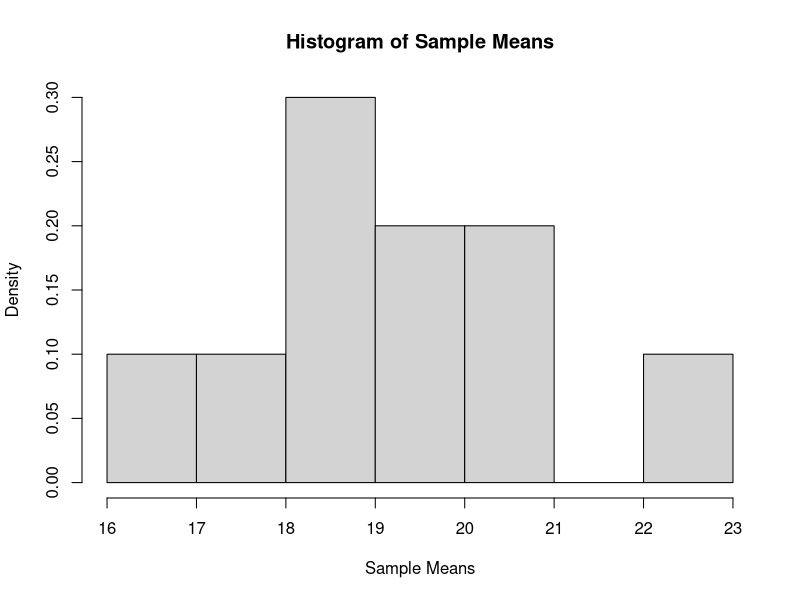
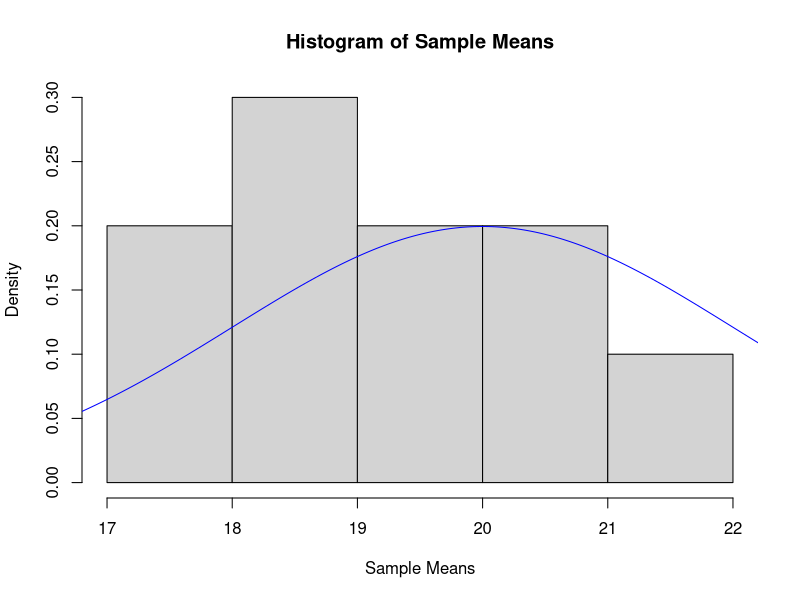
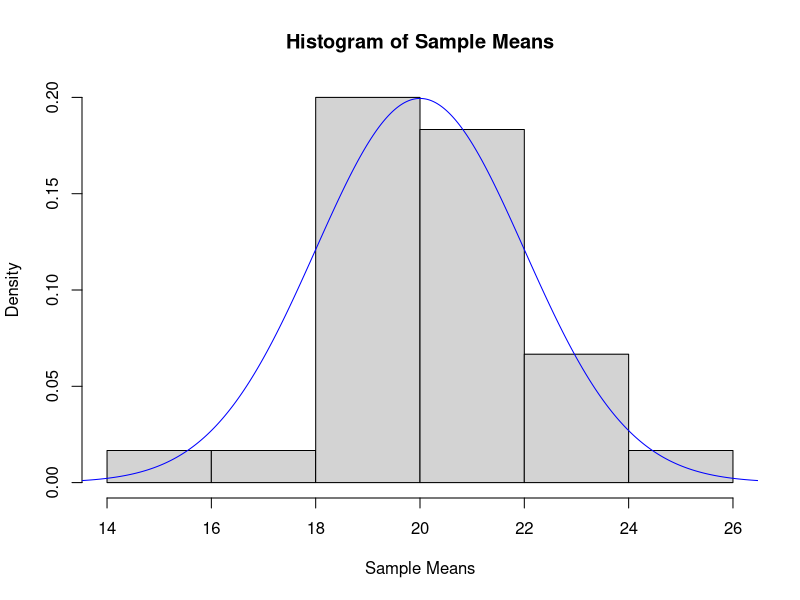
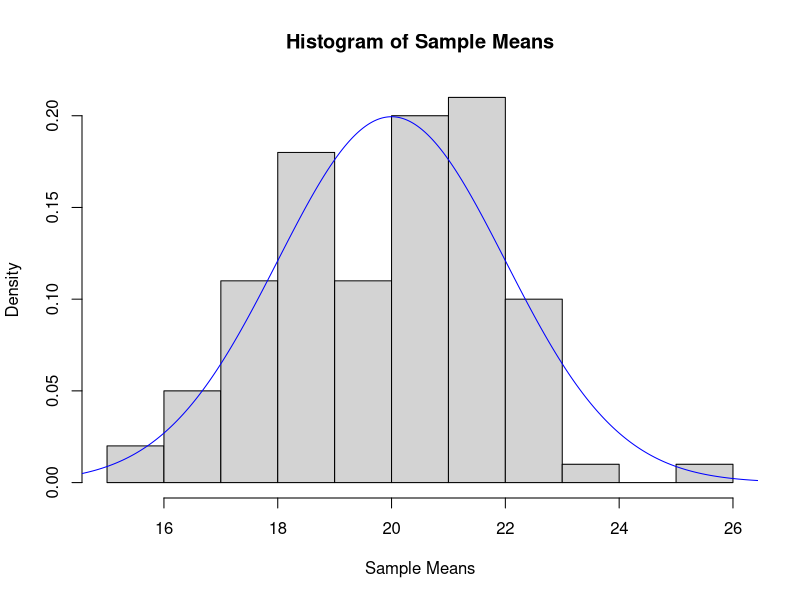
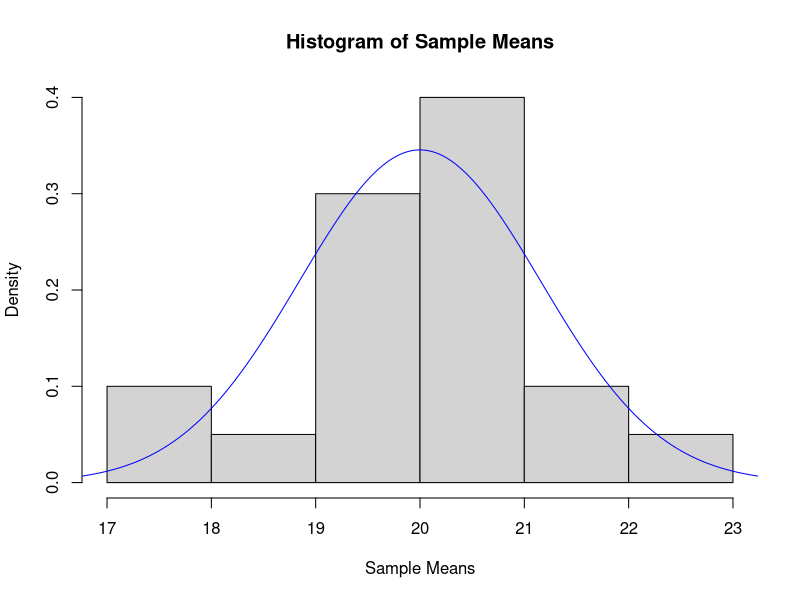
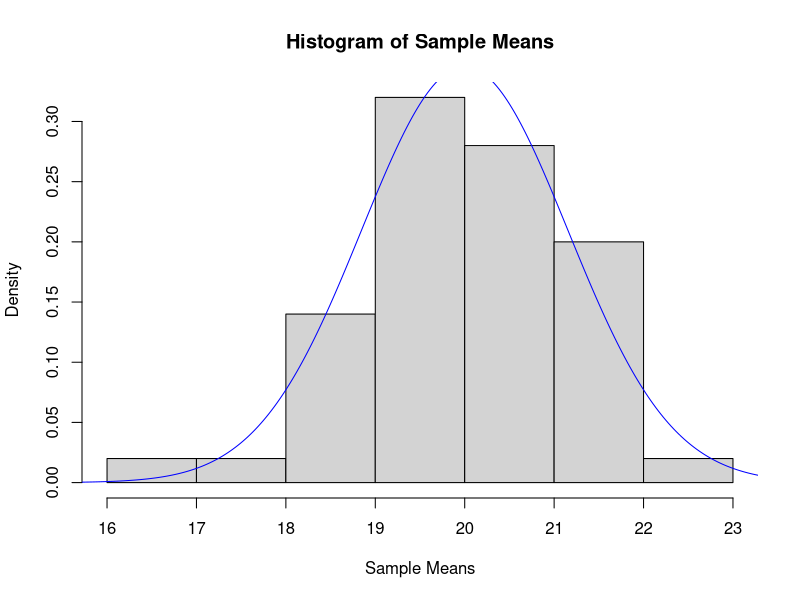
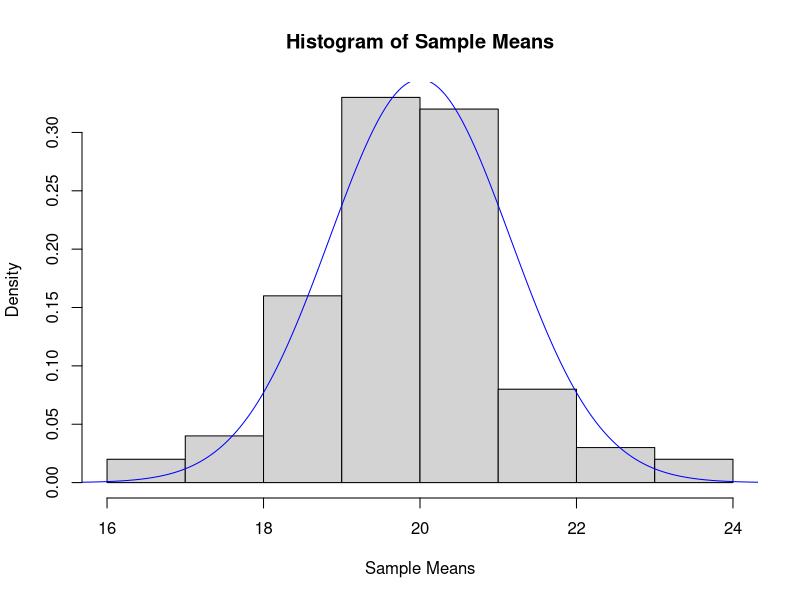
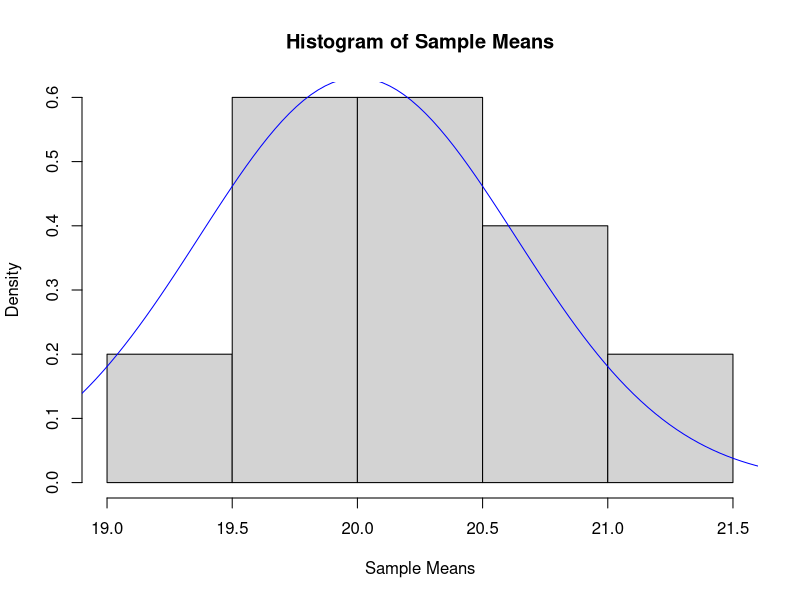

Reproduce these figures in R, in order.
## ---- chunk 1
# In case anyone wants to follow along.
set.seed(123456)
## ---- chunk 2
# I will use the Poisson distribution.
vector.length <- 10
parameter <- 20
poisson.sample <- rpois(vector.length, parameter)
poisson.sample
## ---- chunk 3
sample.mean <- mean(poisson.sample)
sample.mean
## ---- chunk 4
n <- 10
Result <- sapply(1:n, function(i) {
  # Randomly samples vector.length observations from a Poisson distribution with parameter,
  # then calculates the sample mean
  poisson.sample <- rpois(vector.length, parameter)
  sample.mean <- mean(poisson.sample)
  return(sample.mean)
})
Result
## ---- chunk 5
hist(Result, prob = TRUE, main = "Histogram of Sample Means", xlab = "Sample Means")
## ---- chunk 6
pois.sample <- function(n, vector.length, parameter) {
  # Samples from a Poisson distribution, plots the sample means, then overlays a normal distribution.
  #
  # Args:
  #   n: number of samples desired
  #   vector.length: number of observations per sample
  #   parameter: desired parameter of the Poisson distribution
  #
  # Returns:
  #   Well, nothing. This function plots.
  Result = sapply(1:n, function(i) {
    poisson.sample <- rpois(vector.length, parameter)
    sample.mean <- mean(poisson.sample)
    return(sample.mean)
  })
  hist(Result, prob = TRUE, main = "Histogram of Sample Means", xlab = "Sample Means")
  x <- seq(parameter - 3 * sd(poisson.sample), parameter + 3 * sd(poisson.sample), length = 1000)
  y <- dnorm(x, mean = parameter, sd = sqrt(parameter) / sqrt(vector.length))
  lines(x, y, col = "blue")
}
## ---- chunk 7
pois.sample(n = 10, vector.length = 5, parameter = 20)
pois.sample(n = 30, vector.length = 5, parameter = 20)
pois.sample(n = 100, vector.length = 5, parameter = 20)
pois.sample(n = 20, vector.length = 15, parameter = 20)
pois.sample(n = 50, vector.length = 15, parameter = 20)
pois.sample(n = 100, vector.length = 15, parameter = 20)
pois.sample(n = 10, vector.length = 50, parameter = 20)
pois.sample(n = 100, vector.length = 50, parameter = 20)
pois.sample(n = 1000, vector.length = 50, parameter = 20)
## ---- chunk 8
# I will use a normal distribution with mean 5 and standard deviation 2.
alpha <- 0.05
vector.length <- 10
true.mean <- 5
standard.deviation <- 2
sample.vector <- rnorm(vector.length, true.mean, standard.deviation)
sample.vector
## ---- chunk 9
error <- qnorm(1 - (alpha / 2)) * (sd(sample.vector) / sqrt(length(sample.vector)))
error
## ---- chunk 10
CI <- c(mean(sample.vector) - error, mean(sample.vector) + error)
CI
## ---- chunk 11
n <- 10
Result <- sapply(1:n, function(i) {
  # Creates your confidence intervals (n of them)
  sample.vector <- rnorm(vector.length, true.mean, standard.deviation)
  error <- qnorm(1 - (alpha / 2)) * (sd(sample.vector) / sqrt(length(sample.vector)))
  CI <- c(mean(sample.vector) - error, mean(sample.vector) + error)
  return(CI)
})
Result
## ---- chunk 12
ConfIntervals <- function(n, vector.length, true.mean, standard.deviation) {
  # Calculates confidence intervals from a normal distribution given parameters
  #
  # Args:
  #   n: number of confidence intervals desired
  #   vector.length: number of observations per confidence interval
  #   true.mean: true mean of the normal distribution
  #   standard.deviation: true standard deviation of the normal distribution
  #
  # Returns:
  #   A 2 x n data frame of confidence interval bounds.
  Result <- sapply(1:n, function(i) {
    sample.vector <- rnorm(vector.length, true.mean, standard.deviation)
    error <- qnorm(1 - (alpha / 2)) * (sd(sample.vector) / sqrt(length(sample.vector)))
    CI <- c(mean(sample.vector) - error, mean(sample.vector) + error)
    return(CI)
  })
  return(Result)
}
## ---- chunk 13
PlotIntervals <- function(data) {
  # Plots the input 2 x n confidence interval data frame
  #
  # Args:
  #   data: Data frame of size 2 x n of confidence intervals from ConfIntervals
  #
  # Returns:
  #   A useless vector that will not be seen. This function does plotting.
  lower <- min(data) - (max(data) - min(data)) * 0.5
  upper <- max(data) + (max(data) - min(data)) * 0.25
  plot(1, true.mean, type = "n", xlab = "Index", ylab = "Confidence Intervals",
       xlim = c(1, ncol(data)), ylim = c(lower, upper))
  abline(h = true.mean)
  Result <- sapply(1:ncol(data), function(i) {
    if (data[1, i] <= true.mean && true.mean <= data[2, i]) {
      points(i, data[1, i], col = "green", pch = 16)
      points(i, data[2, i], col = "green", pch = 16)
      segments(x0 = i, y0 = data[1, i], x1 = i, y1 = data[2, i], col = "green")
    } else {
      points(i, data[1, i], col = "red", pch = 16)
      points(i, data[2, i], col = "red", pch = 16)
      segments(x0 = i, y0 = data[1, i], x1 = i, y1 = data[2, i], col = "red")
    }
    return("")
  })
  Result2 <- sapply(1:ncol(data), function(i) {
    prop.vector = data[1, i] <= true.mean && true.mean <= data[2, i]
    return(prop.vector)
  })
  prop.captured <- paste0(signif((mean(Result2) * 100), digits = 6),
                    "% of intervals capture true mean")
  legend(x = "bottomleft", legend = c("Captures true mean", 
        "Does not capture true mean", prop.captured), pch = 15, 
        col = c("green", "red", "transparent"), cex = 1.3)
}
## ---- chunk 14
PlotIntervals(ConfIntervals(n = 10, vector.length = 10, true.mean = 5, standard.deviation = 2))
## ---- chunk 15
PlotIntervals(ConfIntervals(n = 30, vector.length = 10, true.mean = 5, standard.deviation = 2))
## ---- chunk 16
PlotIntervals(ConfIntervals(n = 100, vector.length = 10, true.mean = 5, standard.deviation = 2))
## ---- chunk 17
PlotIntervals(ConfIntervals(n = 200, vector.length = 10, true.mean = 5, standard.deviation = 2))
